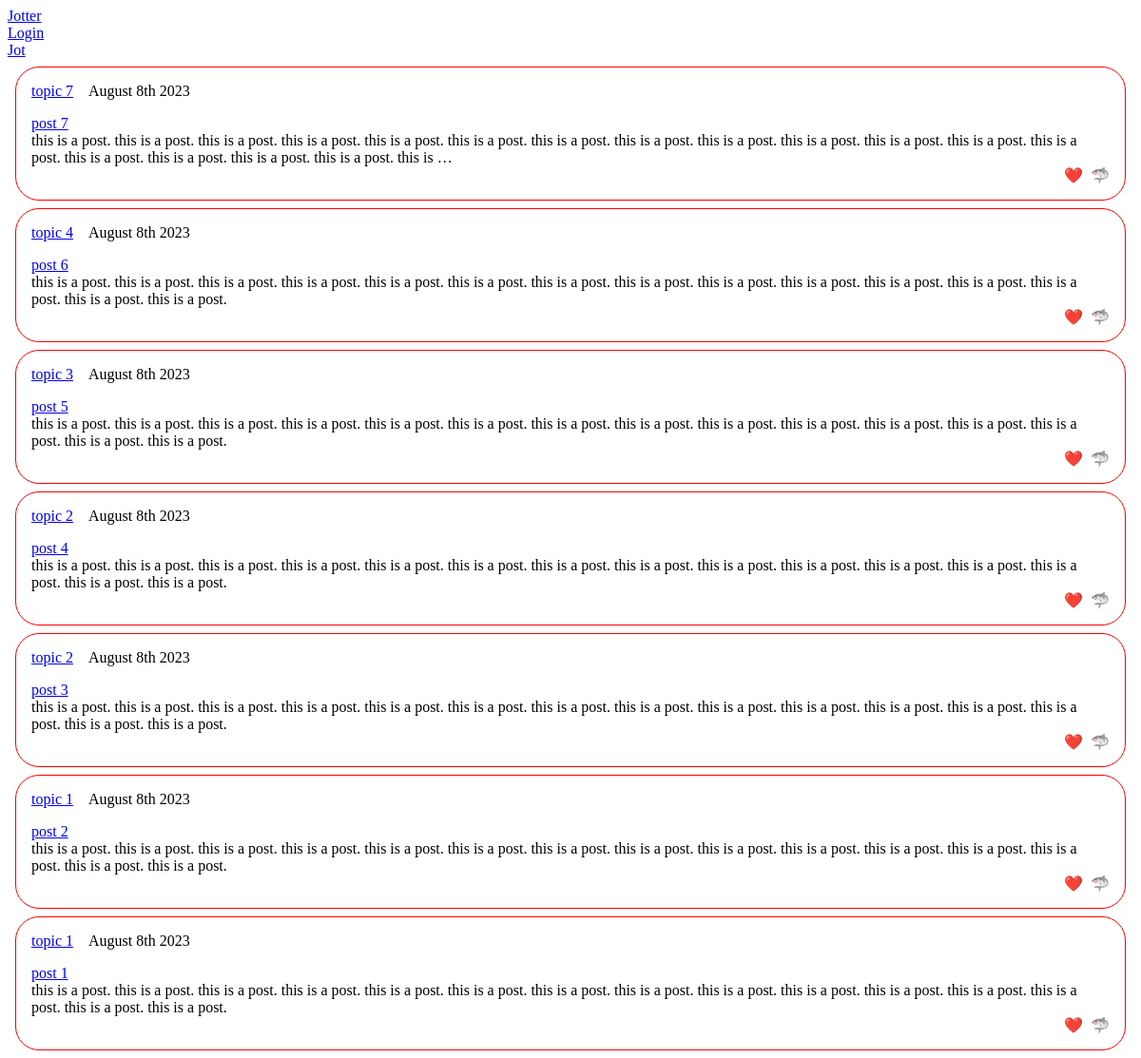
The page / on the database its author committed.
### blog/models.py (models this page shows, shortened)
class Post(models.Model):
    uuid = models.UUIDField(default=uuid4, auto_created=True)
    author = models.ForeignKey(settings.AUTH_USER_MODEL, on_delete=models.CASCADE)
    topic = models.ForeignKey(Topic, on_delete=models.CASCADE)
    title = models.CharField(max_length=150)
    text = models.TextField()
    dateAdded = models.DateTimeField(auto_now_add=True)
    likes = models.IntegerField(null=True, blank=True, default=0)
    slug = models.SlugField(null=False)
    tags = models.CharField(max_length=50)
    class Meta:
        ordering = ('-dateAdded',)

class Topic(models.Model):
    title = models.CharField(max_length=25)
    followers = models.IntegerField(null=True, blank=True, default=0)
    uuid = models.UUIDField(default=uuid4)
    def __str__(self):
        return self.title

### blog/views.py (the view)
# urls.py: path('', Index.as_view(), name="index"),
class Index(ListView):
    model = Post
    template_name = "blog/index.html"

### blog/templates/blog/index.html
{% extends "blog/base.html" %}
{% load static %}
{% block staticfiles %}
    <link rel="stylesheet" href="{% static 'blog/css/blogPost.css' %}">
{% endblock staticfiles %}
{% block content %}
<a href="{% url 'blog:newPost' %}">
    <div class="newPost">
        Jot
    </div>
</a>
<div class="main">
    {% for post in post_list %}
    {% include "blog/blogPost.html" %}
    {% empty %}
    <p> . </p>
    {% endfor %}
</div>
{% endblock content %}

### blog/templates/blog/blogPost.html
<div class="post">
    <div class="header">
        <div class="topic"><a href="{% url 'blog:topicDetail' post.topic.uuid %}">{{ post.topic }}</a></div>
        <div class="time">{{ post.dateAdded|date:"F jS o" }}</div>
    </div>
    <div class="title"><a href="{% url 'blog:postDetail' post.slug %}">{{ post.title }}</a></div>
    <div class="content">{{ post.text|truncatewords:70 }}</div>
    <div class="footer">
        <div class="like">❤️</div>
        <div class="share">🦈</div>
    </div>
</div>

### blog/static/blog/css/blogPost.css (style rules this page uses)
.post { border: 1px solid red; border-radius: 25px; display: flex; flex-direction: column; margin: 8px; padding: 16px; }
.post > .header { display: flex; flex-direction: row; gap: 16px; margin-bottom: 16px; }
.post > .footer { display: flex; flex-direction: row; margin-left: auto; gap: 8px; }

### rows shown on the page
Post: topic "topic 7", dateAdded "August 8th 2023", title "post 7", text "this is a post. this is a post. this is a post. this is a post. this is a post. this is a post. this is a post. this is a post. this is a post. this is a post. this is a post. this is a post. this is a post. this is a post. this is a post. this is a post. this is a post. this is …"
Post: topic "topic 4", dateAdded "August 8th 2023", title "post 6", text "this is a post. this is a post. this is a post. this is a post. this is a post. this is a post. this is a post. this is a post. this is a post. this is a post. this is a post. this is a post. this is a post. this is a post. this is a post."
Post: topic "topic 3", dateAdded "August 8th 2023", title "post 5", text "this is a post. this is a post. this is a post. this is a post. this is a post. this is a post. this is a post. this is a post. this is a post. this is a post. this is a post. this is a post. this is a post. this is a post. this is a post."
Post: topic "topic 2", dateAdded "August 8th 2023", title "post 4", text "this is a post. this is a post. this is a post. this is a post. this is a post. this is a post. this is a post. this is a post. this is a post. this is a post. this is a post. this is a post. this is a post. this is a post. this is a post."
Post: topic "topic 2", dateAdded "August 8th 2023", title "post 3", text "this is a post. this is a post. this is a post. this is a post. this is a post. this is a post. this is a post. this is a post. this is a post. this is a post. this is a post. this is a post. this is a post. this is a post. this is a post."
Post: topic "topic 1", dateAdded "August 8th 2023", title "post 2", text "this is a post. this is a post. this is a post. this is a post. this is a post. this is a post. this is a post. this is a post. this is a post. this is a post. this is a post. this is a post. this is a post. this is a post. this is a post."
Post: topic "topic 1", dateAdded "August 8th 2023", title "post 1", text "this is a post. this is a post. this is a post. this is a post. this is a post. this is a post. this is a post. this is a post. this is a post. this is a post. this is a post. this is a post. this is a post. this is a post. this is a post."
